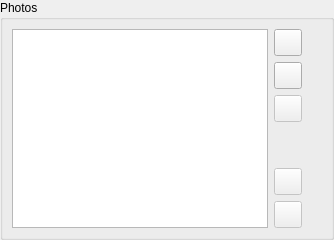
<?xml version="1.0" encoding="UTF-8"?>
<ui version="4.0">
 <class>FilesSettingsWidget</class>
 <widget class="QWidget" name="FilesSettingsWidget">
  <property name="acceptDrops">
   <bool>true</bool>
  </property>
  <layout class="QGridLayout" name="gridLayout">
   <property name="margin">
    <number>0</number>
   </property>
   <item row="0" column="0">
    <widget class="QGroupBox" name="gbPhotos">
     <property name="title">
      <string>Photos</string>
     </property>
     <layout class="QHBoxLayout" name="horizontalLayout_2">
      <property name="leftMargin">
       <number>9</number>
      </property>
      <item>
       <widget class="QListView" name="lvPhotos">
        <property name="editTriggers">
         <set>QAbstractItemView::NoEditTriggers</set>
        </property>
        <property name="alternatingRowColors">
         <bool>true</bool>
        </property>
        <property name="selectionMode">
         <enum>QAbstractItemView::ContiguousSelection</enum>
        </property>
       </widget>
      </item>
      <item>
       <layout class="QVBoxLayout" name="verticalLayout_4">
        <item>
         <widget class="QToolButton" name="tbAdd">
          <property name="toolTip">
           <string>Add a photo</string>
          </property>
          <property name="text">
           <string/>
          </property>
          <property name="icon">
           <iconset resource="../res/images.qrc">
            <normaloff>:/images/files_add</normaloff>:/images/files_add</iconset>
          </property>
          <property name="iconSize">
           <size>
            <width>20</width>
            <height>20</height>
           </size>
          </property>
         </widget>
        </item>
        <item>
         <widget class="QToolButton" name="tbFolderAdd">
          <property name="toolTip">
           <string>Add photos in folder</string>
          </property>
          <property name="text">
           <string/>
          </property>
          <property name="icon">
           <iconset resource="../res/images.qrc">
            <normaloff>:/images/folder_photo</normaloff>:/images/folder_photo</iconset>
          </property>
          <property name="iconSize">
           <size>
            <width>20</width>
            <height>20</height>
           </size>
          </property>
         </widget>
        </item>
        <item>
         <widget class="QToolButton" name="tbDel">
          <property name="enabled">
           <bool>false</bool>
          </property>
          <property name="toolTip">
           <string>Delete photo</string>
          </property>
          <property name="text">
           <string/>
          </property>
          <property name="icon">
           <iconset resource="../res/images.qrc">
            <normaloff>:/images/files_delete</normaloff>:/images/files_delete</iconset>
          </property>
          <property name="iconSize">
           <size>
            <width>20</width>
            <height>20</height>
           </size>
          </property>
         </widget>
        </item>
        <item>
         <spacer name="verticalSpacer_2">
          <property name="orientation">
           <enum>Qt::Vertical</enum>
          </property>
          <property name="sizeHint" stdset="0">
           <size>
            <width>20</width>
            <height>40</height>
           </size>
          </property>
         </spacer>
        </item>
        <item>
         <widget class="QToolButton" name="tbMoveUp">
          <property name="enabled">
           <bool>false</bool>
          </property>
          <property name="toolTip">
           <string>Move photo up</string>
          </property>
          <property name="text">
           <string/>
          </property>
          <property name="icon">
           <iconset resource="../res/images.qrc">
            <normaloff>:/images/arrow_up</normaloff>:/images/arrow_up</iconset>
          </property>
          <property name="iconSize">
           <size>
            <width>20</width>
            <height>20</height>
           </size>
          </property>
         </widget>
        </item>
        <item>
         <widget class="QToolButton" name="tbMoveDown">
          <property name="enabled">
           <bool>false</bool>
          </property>
          <property name="toolTip">
           <string>Move photo down</string>
          </property>
          <property name="text">
           <string/>
          </property>
          <property name="icon">
           <iconset resource="../res/images.qrc">
            <normaloff>:/images/arrow_down</normaloff>:/images/arrow_down</iconset>
          </property>
          <property name="iconSize">
           <size>
            <width>20</width>
            <height>20</height>
           </size>
          </property>
         </widget>
        </item>
       </layout>
      </item>
      <item>
       <layout class="QVBoxLayout" name="vlPreview">
        <item>
         <spacer name="verticalSpacer_3">
          <property name="orientation">
           <enum>Qt::Vertical</enum>
          </property>
          <property name="sizeHint" stdset="0">
           <size>
            <width>20</width>
            <height>40</height>
           </size>
          </property>
         </spacer>
        </item>
       </layout>
      </item>
     </layout>
    </widget>
   </item>
  </layout>
 </widget>
 <resources>
  <include location="../res/images.qrc"/>
 </resources>
 <connections/>
</ui>
